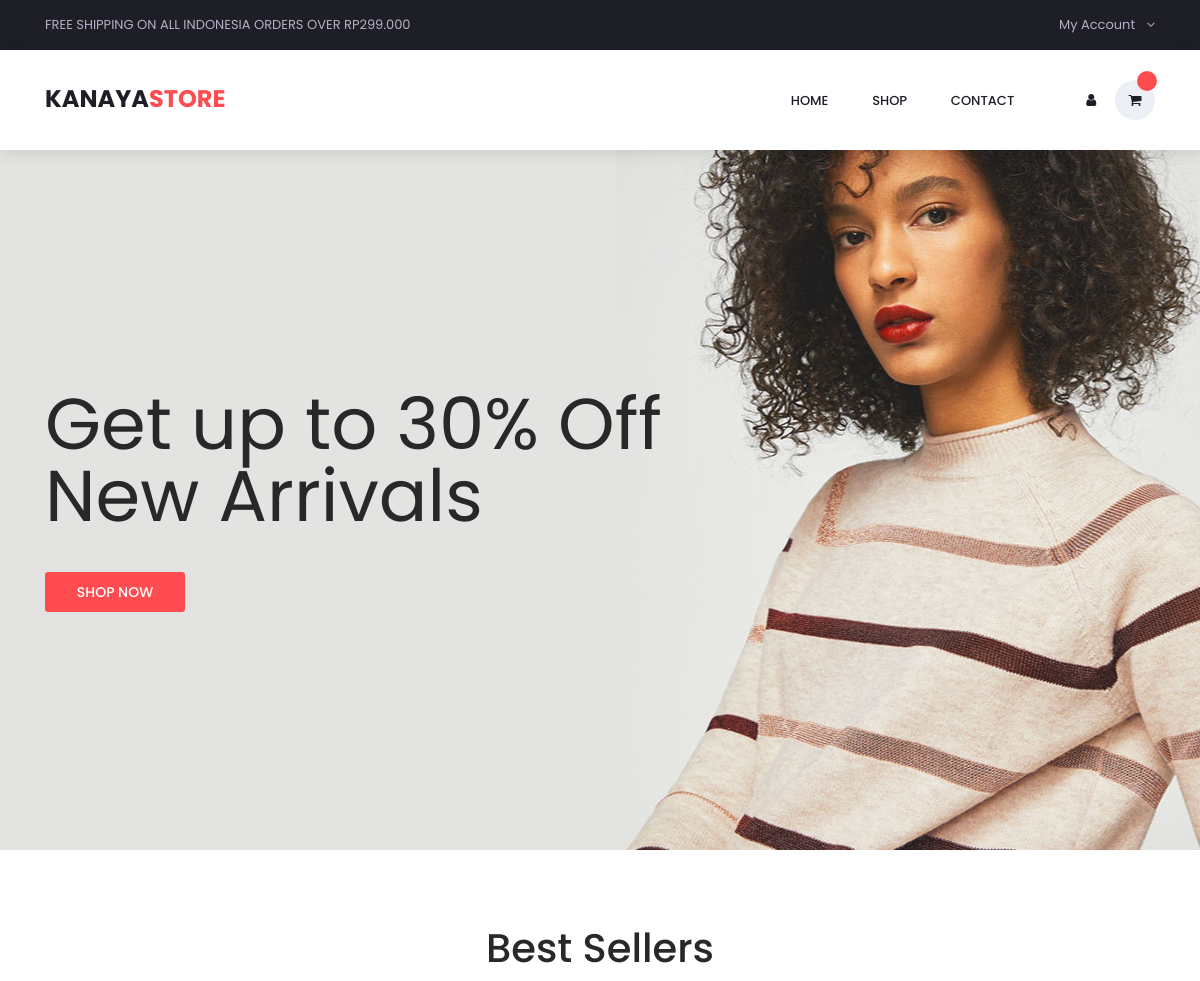
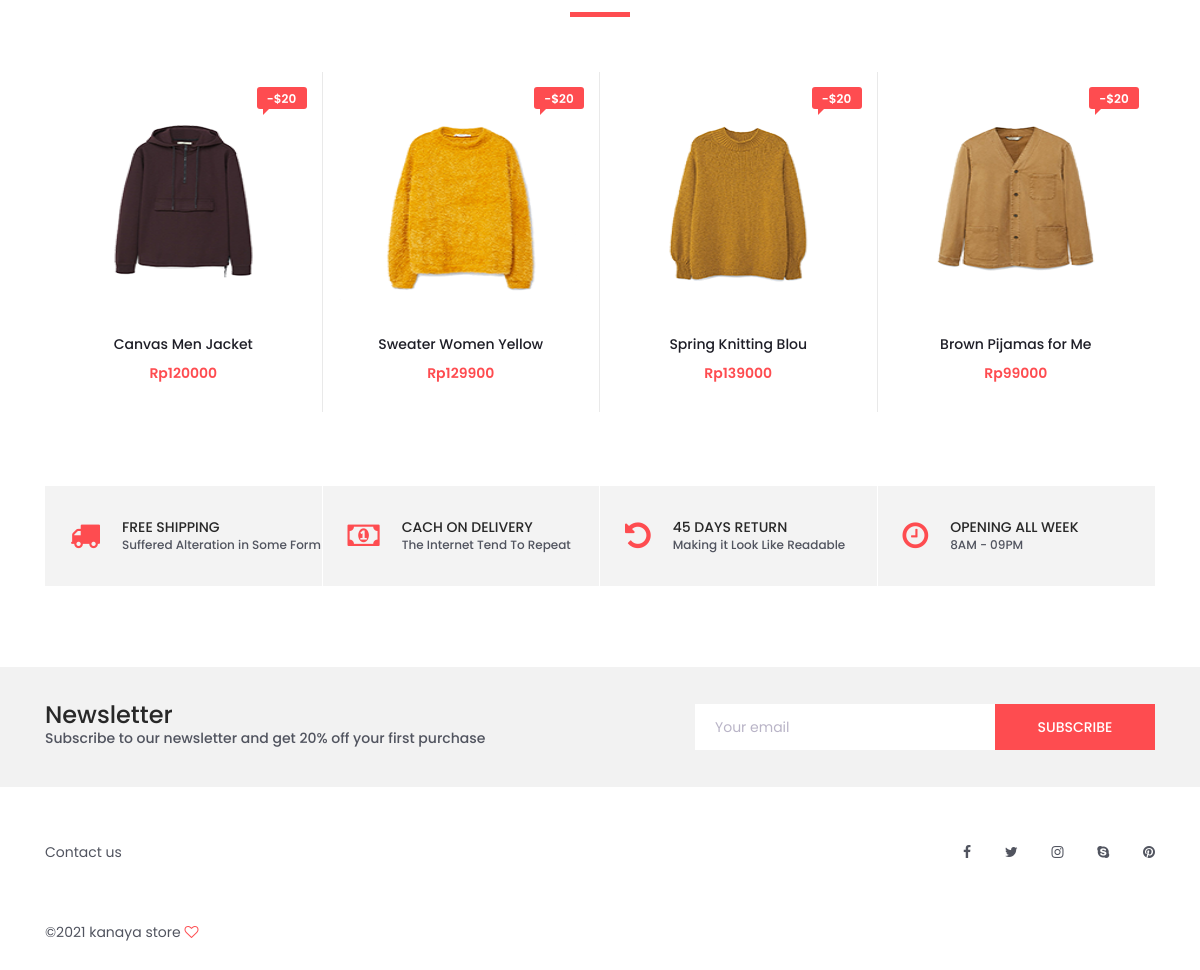
The app's page /webuser/index.php with its own data (2 pictures, top to bottom).
### tables this page shows
CREATE TABLE `product` (
  `ItemId` int(11) NOT NULL,
  `ItemName` varchar(20) NOT NULL,
  `Description` varchar(200) NOT NULL,
  `Size` varchar(10) NOT NULL,
  `Image` varchar(100) NOT NULL,
  `Price` float NOT NULL
);

### webuser/index.php (the view, shortened to what this page needs)
<!DOCTYPE html>
<html lang="en">
<head>
<link rel="stylesheet" type="text/css" href="styles/bootstrap4/bootstrap.min.css">
<link href="plugins/font-awesome-4.7.0/css/font-awesome.min.css" rel="stylesheet" type="text/css">
<link rel="stylesheet" type="text/css" href="plugins/OwlCarousel2-2.2.1/owl.carousel.css">
<link rel="stylesheet" type="text/css" href="plugins/OwlCarousel2-2.2.1/owl.theme.default.css">
<link rel="stylesheet" type="text/css" href="plugins/OwlCarousel2-2.2.1/animate.css">
<link rel="stylesheet" type="text/css" href="styles/main_styles.css">
<link rel="stylesheet" type="text/css" href="styles/responsive.css">
</head>
<body>
<div class="super_container">
	<?php
		include "header.php";
	?>
	<div class="main_slider" style="background-image:url(images/slider_1.jpg)">
		<div class="container fill_height">
			<div class="row align-items-center fill_height">
				<div class="col">
					<div class="main_slider_content">
						<h1>Get up to 30% Off New Arrivals</h1>
						<div class="red_button shop_now_button"><a href="categories.html">shop now</a></div>
					</div>
				</div>
			</div>
		</div>
	</div>
	<div class="best_sellers">
		<div class="container">
			<div class="row">
				<div class="col text-center">
					<div class="section_title new_arrivals_title">
						<h2>Best Sellers</h2>
					</div>
				</div>
			</div>
			<div class="row">
				<div class="col">
					<div class="product_slider_container">
						<div class="owl-carousel owl-theme product_slider">
							<?php
                                include "../config/koneksi.php";
                                $query = "SELECT * FROM product";
                                $result = mysqli_query($connect, $query);
                                if (mysqli_num_rows($result) > 0) {
                                    while ($row = mysqli_fetch_assoc($result)) {
                            ?>
							<div class="owl-item product_slider_item">
								<div class="product-item">
									<div class="product discount">
										<div class="product_image">
											<img src="../product/<?php echo $row['Image']; ?>" height="235px" width="235px"/></td>
										</div>
										<div class="product_bubble product_bubble_right product_bubble_red d-flex flex-column align-items-center"><span>-$20</span></div>
										<div class="product_info">
											<h6 class="product_name"><a href="single.html"><?php echo $row["ItemName"] ?></a></h6>
											<div class="product_price">Rp<?php echo $row["Price"] ?></div>
										</div>
									</div>
								</div>
							</div>
							<?php
									}
								} else {
									echo "0 results";
								}
							?>
					</div>
				</div>
			</div>
		</div>
	</div>
	<div class="benefit">
		<div class="container">
			<div class="row benefit_row">
				<div class="col-lg-3 benefit_col">
					<div class="benefit_item d-flex flex-row align-items-center">
						<div class="benefit_icon"><i class="fa fa-truck" aria-hidden="true"></i></div>
						<div class="benefit_content">
							<h6>free shipping</h6>
							<p>Suffered Alteration in Some Form</p>
						</div>
					</div>
				</div>
				<div class="col-lg-3 benefit_col">
					<div class="benefit_item d-flex flex-row align-items-center">
						<div class="benefit_icon"><i class="fa fa-money" aria-hidden="true"></i></div>
						<div class="benefit_content">
							<h6>cach on delivery</h6>
							<p>The Internet Tend To Repeat</p>
						</div>
					</div>
				</div>
				<div class="col-lg-3 benefit_col">
					<div class="benefit_item d-flex flex-row align-items-center">
						<div class="benefit_icon"><i class="fa fa-undo" aria-hidden="true"></i></div>
						<div class="benefit_content">
							<h6>45 days return</h6>
							<p>Making it Look Like Readable</p>
						</div>
					</div>
				</div>
				<div class="col-lg-3 benefit_col">
					<div class="benefit_item d-flex flex-row align-items-center">
						<div class="benefit_icon"><i class="fa fa-clock-o" aria-hidden="true"></i></div>
						<div class="benefit_content">
							<h6>opening all week</h6>
							<p>8AM - 09PM</p>
						</div>
					</div>
				</div>
			</div>
		</div>
	</div>
	<?php
		include "footer.php";
	?>
</div>
</body>
</html>

### webuser/header.php (shortened to what this page needs)
<header class="header trans_300">
	<div class="top_nav">
		<div class="container">
			<div class="row">
				<div class="col-md-6">
					<div class="top_nav_left">free shipping on all indonesia orders over Rp299.000</div>
				</div>
				<div class="col-md-6 text-right">
					<div class="top_nav_right">
						<ul class="top_nav_menu">
							<li class="account">
								<a href="#">
									My Account
									<i class="fa fa-angle-down"></i>
								</a>
							</li>
						</ul>
					</div>
				</div>
			</div>
		</div>
	</div>
	<div class="main_nav_container">
		<div class="container">
			<div class="row">
				<div class="col-lg-12 text-right">
					<div class="logo_container">
						<a href="index.php">kanaya<span>store</span></a>
					</div>
					<nav class="navbar">
						<ul class="navbar_menu">
							<li><a href="index.php">home</a></li>
							<li><a href="categories.php">shop</a></li>
							<li><a href="contact.php">contact</a></li>
						</ul>
						<ul class="navbar_user">
							<li><a href="halamanUser.php"><i class="fa fa-user" aria-hidden="true"></i></a></li>
							<li class="checkout">
								<a href="shopping_cart.php">
									<i class="fa fa-shopping-cart" aria-hidden="true"></i>
									<span id="checkout_items" class="checkout_items"></span>
								</a>
							</li>
						</ul>
					</nav>
				</div>
			</div>
		</div>
	</div>
</header>
<div class="fs_menu_overlay"></div>

### webuser/footer.php
<div class="newsletter">
	<div class="container">
		<div class="row">
			<div class="col-lg-6">
				<div class="newsletter_text d-flex flex-column justify-content-center align-items-lg-start align-items-md-center text-center">
					<h4>Newsletter</h4>
					<p>Subscribe to our newsletter and get 20% off your first purchase</p>
				</div>
			</div>
			<div class="col-lg-6">
				<form action="subs.php" method="POST">
					<div class="newsletter_form d-flex flex-md-row flex-column flex-xs-column align-items-center justify-content-lg-end justify-content-center">
						<input id="newsletter_email" type="email" placeholder="Your email" required="required" data-error="Valid email is required." name="email">
						<button id="newsletter_submit" type="submit" class="newsletter_submit_btn trans_300" value="Submit">subscribe</button>
					</div>
				</form>
			</div>
		</div>
	</div>
</div>
<footer class="footer">
	<div class="container">
		<div class="row">
			<div class="col-lg-6">
				<div class="footer_nav_container d-flex flex-sm-row flex-column align-items-center justify-content-lg-start justify-content-center text-center">
					<ul class="footer_nav">
						<li><a href="contact.html">Contact us</a></li>
					</ul>
				</div>
			</div>
			<div class="col-lg-6">
				<div class="footer_social d-flex flex-row align-items-center justify-content-lg-end justify-content-center">
					<ul>
						<li><a href="#"><i class="fa fa-facebook" aria-hidden="true"></i></a></li>
						<li><a href="#"><i class="fa fa-twitter" aria-hidden="true"></i></a></li>
						<li><a href="#"><i class="fa fa-instagram" aria-hidden="true"></i></a></li>
						<li><a href="#"><i class="fa fa-skype" aria-hidden="true"></i></a></li>
						<li><a href="#"><i class="fa fa-pinterest" aria-hidden="true"></i></a></li>
					</ul>
				</div>
			</div>
		</div>
		<div class="row">
			<div class="col-lg-12">
				<div class="footer_nav_container">
					<div class="cr">©2021 kanaya store <i class="fa fa-heart-o" aria-hidden="true"></i></div>
				</div>
			</div>
		</div>
	</div>
</footer>

### records on screen
product: Image (picture), ItemName "Canvas Men Jacket", Price "120000"
product: Image (picture), ItemName "Sweater Women Yellow", Price "129900"
product: Image (picture), ItemName "Spring Knitting Blou", Price "139000"
product: Image (picture), ItemName "Brown Pijamas for Me", Price "99000"
